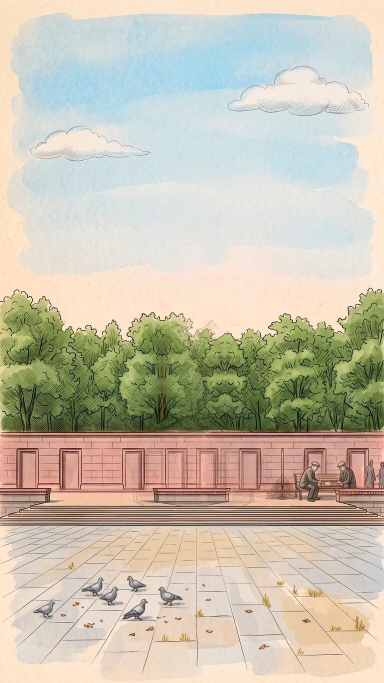
#> input picture tests/lenin/frames/lenin_3_bg.webp, 768 x 1365 px, given in place of lenin_4_building.webp, which was not available (shown at 1/2 size)
$ python p3_depth_closeup.py
#> lines starting #> are read from the running program, lines starting #| are printed output that depends on the picture; after the words box and inside, x2 and y2 are one past the last pixel; in counts of white or black regions, pixels touching at a corner belong together; pictures that were not available may be replaced by others from this repository, and a replacement may not be noted
#!/usr/bin/env python3
"""Ленин D (lenin_4), 06.10.2026: карта глубины для крупного плана без «плывущей» статуи.

Причина «плывёт»: фон рисуется по карте глубины КАДРА, где на месте статуи глубина статуи (0,5–0,9), а размытый край карты
(DEPTH_BLUR) даёт полосу промежуточной глубины вокруг силуэта — фон вокруг статуи растягивается и сжимается при наклоне,
статуя (жёстко на bldDepth) едет иначе, чем фон под своим краем. Плюс движок растягивает контраст карты (2–98 %), и
плоско её не сделать. Решение (движок e1.5, у кадра depthRaw: true — без растяжки):
  • фон: глубина подложки, сжатая в 0,33–0,37 (небо чуть дальше, кроны ближе — лёгкий объём, весь кадр едет почти одинаково);
  • статуя с постаментом: одна глубина BLD (= bldDepth кадра), только ВНУТРИ силуэта, сжатого на 14 px — переход размытия
    уходит под вырезку, снаружи силуэта фон ровный, без «дыхания».
Итог: статуя и постамент — один твёрдый предмет; относительно неба ≈ 6 px, относительно крон ≈ 3 px на крайнем наклоне
(было ≈ 21 px: огромная статуя «скользила» по небу как наклейка). Кадр почти плоский, но наклон всё ещё двигает его целиком.
Проверка 0,26 / 0,12–0,20 (06.10): статуя −16 px, небо −34 px — всё ещё «наклейка», поэтому ближе к 0,5.
"""
import numpy as np
from pathlib import Path
from PIL import Image
from scipy import ndimage
S = Path(__file__).resolve().parent
BLD = 0.40
L = S / 'lenin_4' / 'layers'
a = np.asarray(Image.open(L / 'lenin_4_building.webp').convert('RGBA'))[..., 3] > 128
#> a: shape (1365, 768) bool; every value is 1
bd = np.asarray(Image.open(L / 'lenin_4_bg_depth.webp').convert('L')).astype(np.float32) / 255
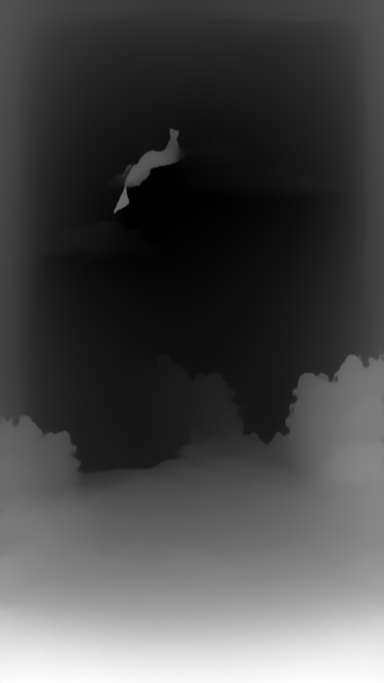
#> input picture tests/lenin/frames/lenin_4_bg_depth.webp, 768 x 1365 px, found by its file name (shown at 1/2 size)
lo, hi = np.percentile(bd, [2, 98]); n = np.clip((bd - lo) / (hi - lo + 1e-6), 0, 1)
#> after `lo, hi = np.percentile(bd, [2, 98])`: lo = 0.0118; hi = 0.949
d = 0.33 + 0.04 * ndimage.gaussian_filter(n, 6)
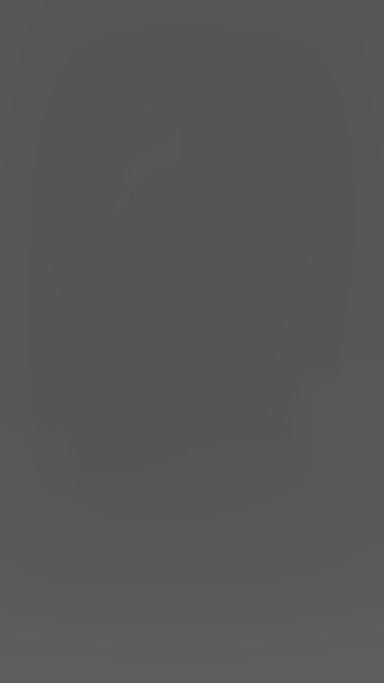
#> d: shape (1365, 768) float32 (shown at 1/2 size); min 0.33, max 0.37, mean 0.342
core = ndimage.binary_erosion(a, iterations=14)
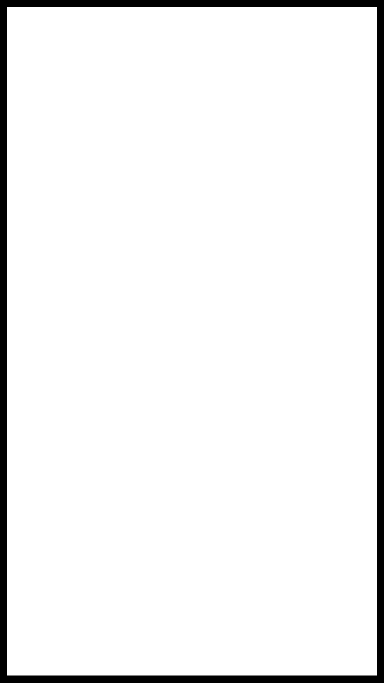
#> core: shape (1365, 768) bool (shown at 1/2 size); 94.4% white; 1 black region, box (x1, y1, x2, y2) and area: (0, 0, 768, 1365) 58940
d = np.where(core, BLD, d)
out = (np.clip(d, 0, 1) * 255 + 0.5).astype(np.uint8)
for p in (L / 'lenin_4_depth.webp', S.parent / 'frames' / 'lenin_4_depth.webp'):
    Image.fromarray(out).save(p, lossless=True)
#> (the run stopped early here; a loop or call above may not have finished)
